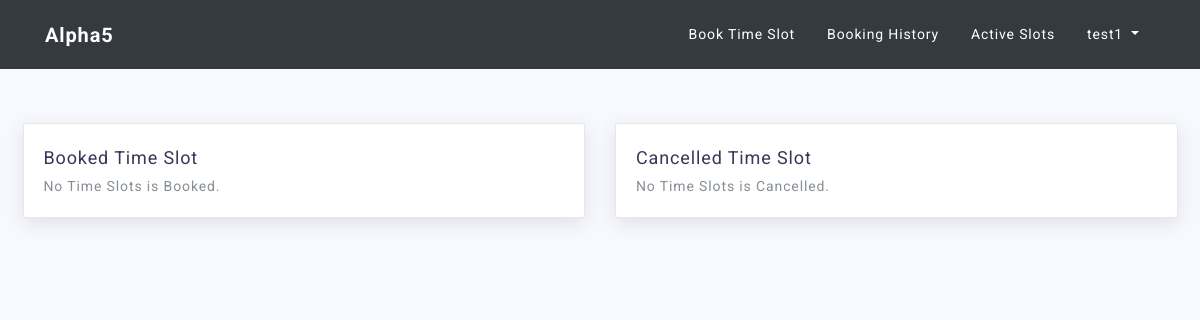
Before: /customer/book/ (signed in) with the older database file.
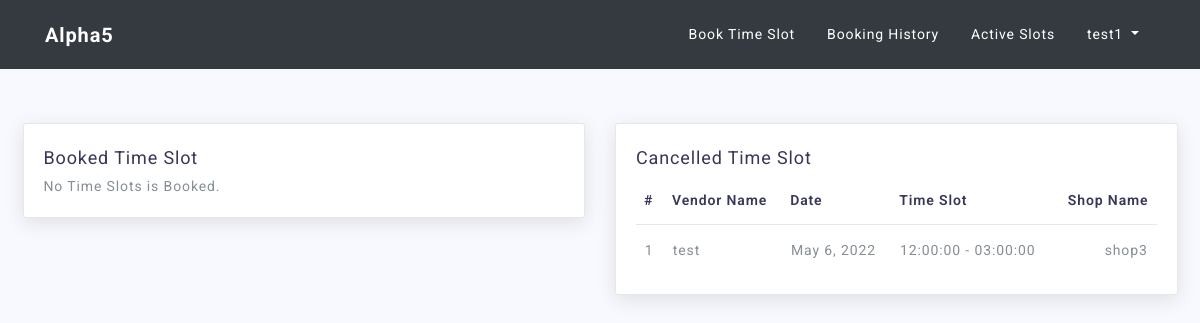
After: the same page with the newer database file.
### customer/models.py (models this page shows, shortened)
class TimeSlotCancel(models.Model):
    id = models.UUIDField(primary_key=True, default=uuid.uuid4, editable=False)
    manager_id = models.ForeignKey(User, on_delete=models.CASCADE, related_name="manger_id_cancel")
    customer_id = models.ForeignKey(User, on_delete=models.CASCADE, related_name="customer_id_cancel")
    date = models.DateField(null=False)
    room_id = models.ForeignKey(Room, on_delete=models.CASCADE)
    start_time = models.TimeField(null=False)
    end_time = models.TimeField(null=False)

### accounts/models.py (models this page shows)
class User(AbstractUser):
    id = models.UUIDField(primary_key=True, default=uuid.uuid4, editable=False)
    is_customer = models.BooleanField(default=False)
    is_manager = models.BooleanField(default=False)
    phone = models.CharField(max_length=10, null=False)

### manager/models.py (models this page shows, shortened)
class Room(models.Model):
    id = models.UUIDField(primary_key=True, default=uuid.uuid4, editable=False)
    room_owner = models.ForeignKey(User, on_delete=models.CASCADE)
    room_name = models.CharField(max_length=10, null=False)
    class Meta:
        unique_together = ('room_owner', 'room_name')
    def __str__(self):
        return self.room_name

### customer/views.py (the view)
# urls.py: path('book/', views.BookDetailView.as_view(), name="book"),
@method_decorator(dispatcher, name="dispatch")
class BookDetailView(DetailView):
    model = TimeSlotBook
    template_name = "customer/time_slot_book.html"
    def get(self, request):
        tsb1 = TimeSlotBook.objects.filter(customer_id=self.request.user)
        tsb2 = TimeSlotCancel.objects.filter(customer_id=self.request.user)
        return render(request, self.template_name, {"booked": tsb1, "cancelled": tsb2})

### templates/customer/time_slot_book.html (shortened to what the changed rows need)
{% load staticfiles %}
<!DOCTYPE html>
<html lang="en">
   <head>
     {% include 'base.html'%}
   </head>
{% if error_msg %}
<div class="alert alert-primary">
          {{error_msg}}
</div>
{% else %}
<div class="container-fluid mt-5 pt-4">
        <br>
      <div class="row">
        <div class="col-lg-6">
        <div class="card">
            <div class="card-title">
                <h4>Cancelled Time Slot</h4>
            </div>
            {% if cancelled %}
            <div class="card-body">
                <div class="table-responsive">
                    <table class="table table-hover ">
                        <thead>
                            <tr>
                                <th>#</th>
                                <th>Vendor Name</th>
                                <th>Date</th>
                                <th>Time Slot</th>
                                <th>Shop Name</th>
                            </tr>
                        </thead>
                        <tbody>
                        {% for x in cancelled %}
                            <tr>
                                <td>{{ forloop.counter }}</td>
                                <td>{{x.manager_id}}</td>
                                <td>{{x.date}}</td>
                                <td>{{x.start_time | time:"h:i:s"}} - {{x.end_time | time:"h:i:s"}}</td>
                                <td>{{x.room_id}}</td>
                            </tr>
                        {% endfor %}
                        </tbody>
                    </table>
                </div>
            </div>
            {% else %}
                    <div class="card-body">
                        No Time Slots is Cancelled.
                    </div>
                {% endif %}
        </div>
    </div>
  </div>
</div>
{% endif %}

Changed rows visible on the page:
added TimeSlotCancel: manager_id "test", date "May 6, 2022", start_time "12:00:00", end_time "03:00:00", room_id "shop3"
Other visible differences:
text no longer shown: "No Time Slots is Cancelled."
text now shown: "# Vendor Name Date Time Slot Shop Name"
